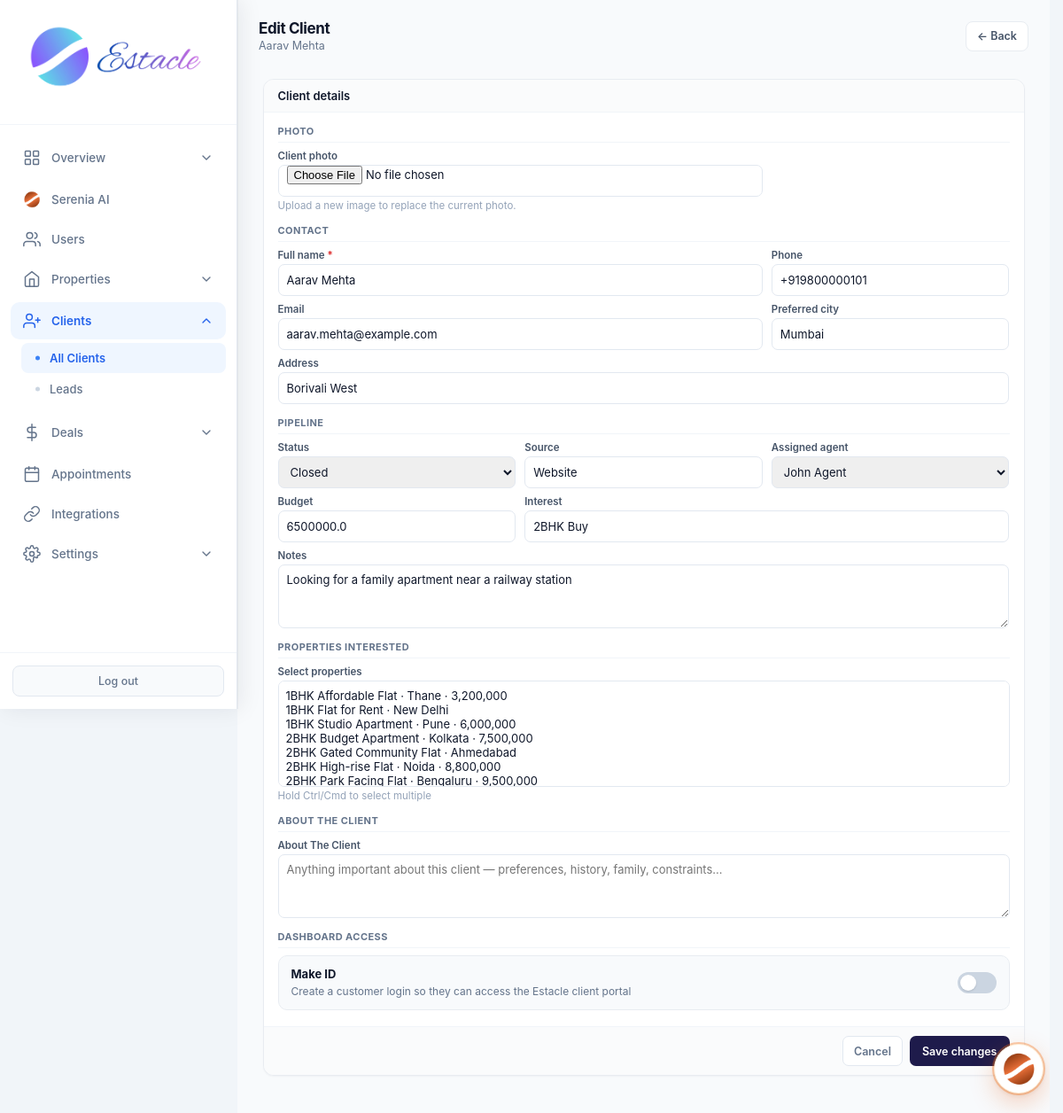
/admin/clients/8/edit (signed in), run on the app's committed database.
### tables this page shows
CREATE TABLE clients (
            id INTEGER PRIMARY KEY AUTOINCREMENT,
            full_name TEXT NOT NULL,
            email TEXT,
            phone TEXT,
            status TEXT DEFAULT 'lead',
            notes TEXT,
            agent_id INTEGER,
            created_at TIMESTAMP DEFAULT CURRENT_TIMESTAMP, source TEXT, budget REAL, interest TEXT, preferred_city TEXT, address TEXT, updated_at TIMESTAMP, user_id INTEGER, photo TEXT, about_the_client TEXT,
            FOREIGN KEY (agent_id) REFERENCES users (id)
        );

CREATE TABLE users (
            id INTEGER PRIMARY KEY AUTOINCREMENT,
            email TEXT UNIQUE NOT NULL,
            password TEXT NOT NULL,
            full_name TEXT NOT NULL,
            role TEXT NOT NULL CHECK(role IN ('admin', 'agent', 'customer')),
            phone TEXT,
            created_at TIMESTAMP DEFAULT CURRENT_TIMESTAMP,
            is_active INTEGER DEFAULT 1
        , avatar TEXT, last_seen TIMESTAMP, job_title TEXT, department TEXT, employee_id TEXT, license_no TEXT, commission_rate REAL, alt_phone TEXT, address TEXT, city TEXT, state TEXT, country TEXT, postal_code TEXT, notes TEXT, hire_date TEXT, timezone TEXT);

### routes/admin/clients.py (the view, shortened to what this page needs)
@admin.route('/admin/clients/<int:client_id>/edit', methods=['GET', 'POST'])
@login_required
@role_required('admin')
def admin_edit_client(client_id):
    db = get_db()
    migrate_db()
    client = db.execute('SELECT * FROM clients WHERE id = ?', (client_id,)).fetchone()
    if not client:
        flash('Client not found.', 'danger')
        return redirect(url_for('admin.admin_clients'))
    agents = db.execute(
        "SELECT id, full_name FROM users WHERE role = 'agent' AND is_active = 1 ORDER BY full_name"
    ).fetchall()
    properties = db.execute(
        "SELECT id, title, city, price, status FROM properties ORDER BY title"
    ).fetchall()
    selected_props = {
        r['property_id']
        for r in db.execute(
            'SELECT property_id FROM client_properties WHERE client_id = ?', (client_id,)
        ).fetchall()
    }
    login_email = None
    if client['user_id']:
        urow = db.execute(
            'SELECT email FROM users WHERE id = ?', (client['user_id'],)
        ).fetchone()
        login_email = urow['email'] if urow else None
    return render_template(
        'admin_edit_client.html',
        client=client,
        agents=agents,
        properties=properties,
        selected_props=selected_props,
        login_email=login_email,
    )

### core/db.py (called while the page is built)
def get_db():
    if 'db' not in g:
        g.db = sqlite3.connect(current_app.config['DATABASE'])
        g.db.row_factory = sqlite3.Row
    return g.db

### core/helpers.py (called while the page is built)
def login_required(f):
    @wraps(f)
    def decorated_function(*args, **kwargs):
        if 'user_id' not in session:
            flash('Please log in to access this page.', 'warning')
            return redirect(url_for('auth.login'))
        return f(*args, **kwargs)
    return decorated_function

def role_required(*roles):
    def decorator(f):
        @wraps(f)
        def decorated_function(*args, **kwargs):
            if 'user_id' not in session:
                flash('Please log in to access this page.', 'warning')
                return redirect(url_for('auth.login'))
            if session.get('role') not in roles:
                flash('You do not have permission to access this page.', 'danger')
                return redirect(url_for('auth.role_redirect'))
            return f(*args, **kwargs)
        return decorated_function
    return decorator

def get_setting(key, default=''):
    db = get_db()
    row = db.execute('SELECT value FROM settings WHERE key = ?', (key,)).fetchone()
    return row['value'] if row else default

### templates/admin_edit_client.html (shortened to what this page needs)
<!DOCTYPE html>
<html lang="en">
<head>
<link rel="stylesheet" href="{{ url_for('static', filename='css/admin.css') }}">
</head>
<body>
<div class="app-layout">
{% set active = 'clients' %}
{% include 'partials/admin_sidebar.html' %}
<main class="main-content">
        <header class="top-bar dash-top">
  <div>
    <h1 class="page-title">Edit Client</h1>
    <p class="page-subtitle">{{ client.full_name }}</p>
  </div>
  <a href="{{ url_for('admin.admin_client_detail', client_id=client.id) }}" class="btn-back">← Back</a>
</header>
<div class="page-wrap">
<form method="POST" class="panel" enctype="multipart/form-data">
  <div class="panel-hd">Client details</div>
  <div class="panel-bd">
    <p class="sec">Photo</p>
    <div class="g">
      <div class="fg s2">
        <label>Client photo</label>
        <input type="file" name="photo" accept="image/png,image/jpeg,image/jpg,image/gif,image/webp">
        <p class="hint">Upload a new image to replace the current photo.</p>
      </div>
    </div>
    <p class="sec">Contact</p>
    <div class="g">
      <div class="fg s2">
        <label>Full name <span class="r">*</span></label>
        <input type="text" name="full_name" required value="{{ client.full_name or '' }}">
      </div>
      <div class="fg">
        <label>Phone</label>
        <input type="text" name="phone" value="{{ client.phone or '' }}">
      </div>
      <div class="fg s2">
        <label>Email</label>
        <input type="email" name="email" value="{{ client.email or '' }}">
      </div>
      <div class="fg">
        <label>Preferred city</label>
        <input type="text" name="preferred_city" value="{{ client.preferred_city or '' }}">
      </div>
      <div class="fg s3">
        <label>Address</label>
        <input type="text" name="address" value="{{ client.address or '' }}">
      </div>
    </div>
    <p class="sec">Pipeline</p>
    <div class="g">
      <div class="fg">
        <label>Status</label>
        <select name="status">
          {% for s in ['lead','contacted','nurturing','closed','lost'] %}
          <option value="{{ s }}" {% if client.status == s or (s == 'nurturing' and client.status in ['qualified','negotiation']) %}selected{% endif %}>{{ s|capitalize }}</option>
          {% endfor %}
        </select>
      </div>
      <div class="fg">
        <label>Source</label>
        <input type="text" name="source" value="{{ client.source or '' }}">
      </div>
      <div class="fg">
        <label>Assigned agent</label>
        <select name="agent_id">
          {% for a in agents %}
          <option value="{{ a.id }}" {% if client.agent_id == a.id %}selected{% endif %}>{{ a.full_name }}</option>
          {% endfor %}
        </select>
      </div>
      <div class="fg">
        <label>Budget</label>
        <input type="number" name="budget" min="0" step="any" value="{{ client.budget if client.budget is not none else '' }}">
      </div>
      <div class="fg s2">
        <label>Interest</label>
        <input type="text" name="interest" value="{{ client.interest or '' }}">
      </div>
      <div class="fg s3">
        <label>Notes</label>
        <textarea name="notes">{{ client.notes or '' }}</textarea>
      </div>
    </div>
    <p class="sec">Properties interested</p>
    <div class="fg s3">
      <label>Select properties</label>
      <select name="property_ids" multiple size="6">
        {% for p in properties %}
        <option value="{{ p.id }}" {% if p.id in selected_props %}selected{% endif %}>
        </option>
        {% endfor %}
      </select>
      <p class="hint">Hold Ctrl/Cmd to select multiple</p>
    </div>
    <p class="sec">About the client</p>
    <div class="fg s3">
      <label>About The Client</label>
      <textarea name="about_the_client" rows="4" placeholder="Anything important about this client — preferences, history, family, constraints…">{{ client.about_the_client or '' }}</textarea>
    </div>
    <p class="sec">Dashboard access</p>
    {% if client.user_id %}
    <div class="toggle-row">
      <div class="toggle-text">
        <strong>Portal login active</strong>
        <span>{{ login_email or 'Linked customer account' }} · ID already created</span>
      </div>
      <span style="font-size:12px;font-weight:700;color:#047857;background:#ecfdf5;padding:4px 10px;border-radius:999px">Active</span>
    </div>
    {% else %}
    <div class="toggle-row">
      <div class="toggle-text">
        <strong>Make ID</strong>
        <span>Create a customer login so they can access the Estacle client portal</span>
      </div>
      <label class="switch">
        <span class="slider"></span>
      </label>
    </div>
    {% endif %}
  </div>
  <div class="panel-ft">
    <a href="{{ url_for('admin.admin_client_360', client_id=client.id) }}" class="btn-cancel">Cancel</a>
    <button type="submit" class="btn-save">Save changes</button>
  </div>
</form>
</div>
</main>
</div>
</body>
</html>

### static/css/admin.css (style rules this page uses)
* { margin: 0; padding: 0; box-sizing: border-box; }
body { font-family: -apple-system, BlinkMacSystemFont, 'Segoe UI', Roboto, 'Helvetica Neue', Arial, sans-serif; background: #f1f5f9; color: #0f172a; min-height: 100vh; }
.app-layout { display: flex; min-height: 100vh; }
.main-content { flex: 1; margin-left: 268px; min-height: 100vh; }
.top-bar { background: white; padding: 18px 32px; border-bottom: 1px solid #e2e8f0; display: flex; justify-content: space-between; align-items: center; }
.page-title { font-family: 'Inter', sans-serif; font-size: 22px; font-weight: 700; letter-spacing: -0.4px; color: #0f172a; }
.page-subtitle { font-size: 13px; color: #64748b; margin-top: 2px; font-weight: 400; }
.panel { background: white; border-radius: 14px; border: 1px solid #e2e8f0; overflow: hidden; }
html { scrollbar-gutter: stable; }
.app-layout > :not(.sidebar):not(script):not(style) { animation: none !important; }
.main-content { transition: none; }

### data on the page
clients: full_name "Aarav Mehta", phone "+919800000101", email "aarav.mehta@example.com", preferred_city "Mumbai", address "Borivali West", status "Closed", source "Website", agent_id "John Agent", budget "6500000.0", interest "2BHK Buy", notes "Looking for a family apartment near a railway station"
